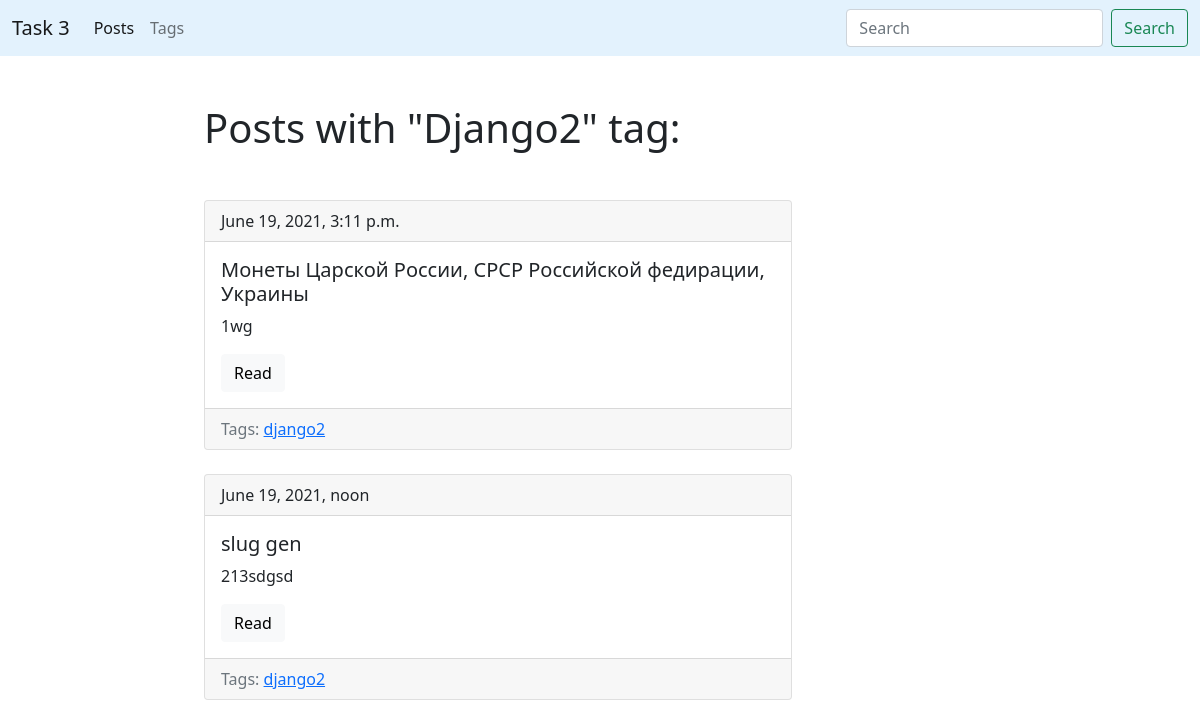
The app's page /blog/tag/django2/ with its own data.
### blog/models.py (models this page shows, shortened)
class Tag(models.Model):
    title = models.CharField(max_length=50)
    slug = models.SlugField(max_length=50, unique=True)
    def get_absolute_url(self):
        return reverse('tag_detail_url', kwargs={'slug': self.slug})
    class Meta:
        ordering = ['title']

class Post(models.Model):
    title = models.CharField(max_length=150, db_index=True)
    slug = models.SlugField(max_length=150, blank=True, unique=True)
    body = models.TextField(blank=True, db_index=True)
    tags = models.ManyToManyField('Tag', blank=True, related_name='posts')
    date_pub = models.DateTimeField(auto_now_add=True)
    def get_absolute_url(self):
        return reverse('post_detail_url', kwargs={'slug': self.slug})
    class Meta:
        ordering = ['-date_pub']

### blog/views.py (the view)
# urls.py: path('tag/<str:slug>/', TagDetail.as_view(), name='tag_detail_url'),
class TagDetail(ObjectDetailMixin, View):
    model = Tag
    template = 'blog/tag_detail.html'

### blog/utils.py (called while the page is built)
    def get(self, request, slug):
        obj = get_object_or_404(self.model, slug__iexact=slug)
        return render(request, self.template, context={self.model.__name__.lower(): obj, 'admin_object': obj,
                                                       'detail': True})

### blog/templates/blog/tag_detail.html (shortened to what this page needs)
{% extends 'blog/base_blog.html' %}
{% block content %}
    <h1 class="mb-5">Posts with "{{ tag.title|title }}" tag:</h1>
    {% for post in tag.posts.all %}
        {% include 'blog/includes/post_card_template.html' %}
    {% endfor %}
{% endblock %}

### blog/templates/blog/base_blog.html (shortened to what this page needs)
{% extends 'base.html' %}

### templates/base.html (shortened to what this page needs)
<!DOCTYPE html>
{% load static %}
<html lang="en">
<head>
    <link href="https://cdn.jsdelivr.net/npm/bootstrap@5.0.1/dist/css/bootstrap.min.css" rel="stylesheet"
>
    <link rel="stylesheet" href="{% static 'css/styles.css' %}">
</head>
<body>
  <nav class='navbar navbar-expand-lg navbar-light' style='background-color: #e3f2fd;' >
    <div class="container-fluid">
      <a class="navbar-brand" href="#">Task 3</a>
      <div class="collapse navbar-collapse" id="navbarSupportedContent">
        <ul class="navbar-nav me-auto mb-2 mb-lg-0">
          <li class="nav-item">
            <a class="nav-link active" aria-current="page" href="{% url 'posts_list_url' %}">Posts</a>
          </li>
          <li class="nav-item">
            <a class="nav-link" href="{% url 'tags_list_url' %}">Tags</a>
          </li>
        </ul>
        <form class="d-flex" action="{% url 'posts_list_url' %}">
          <input class="form-control me-2" type="search" placeholder="Search" aria-label="Search" name="search">
          <button class="btn btn-outline-success" type="submit">Search</button>
        </form>
      </div>
    </div>
  </nav>
  <div class="containers mt-5">
    <div class="row">
      <div class="col-6 offset-md-2">
        {% block content %}{% endblock %}
      </div>
    </div>
  </div>
</body>
</html>

### blog/templates/blog/includes/post_card_template.html
<div class="card mb-4">
  <div class="card-header">
    {{ post.date_pub }}
  </div>
  <div class="card-body">
    <h5 class="card-title">{{ post.title }}</h5>
    <p class="card-text">{{ post.body|truncatewords:15 }}</p>
    <a href="{{ post.get_absolute_url }}" class="btn btn-light">Read</a>
  </div>
  <div class="card-footer text-muted">
    Tags:
    {% for tag in post.tags.all %}
      <a href="{{ tag.get_absolute_url }}">{{ tag.title }}</a>
    {% endfor%}
  </div>
</div>

### records on screen
Tag: title "Django2", title "django2"
Post: date_pub "June 19, 2021, 3:11 p.m.", title "Монеты Царской России, СРСР Российской федирации, Украины", body "1wg"
Post: date_pub "June 19, 2021, noon", title "slug gen", body "213sdgsd"
